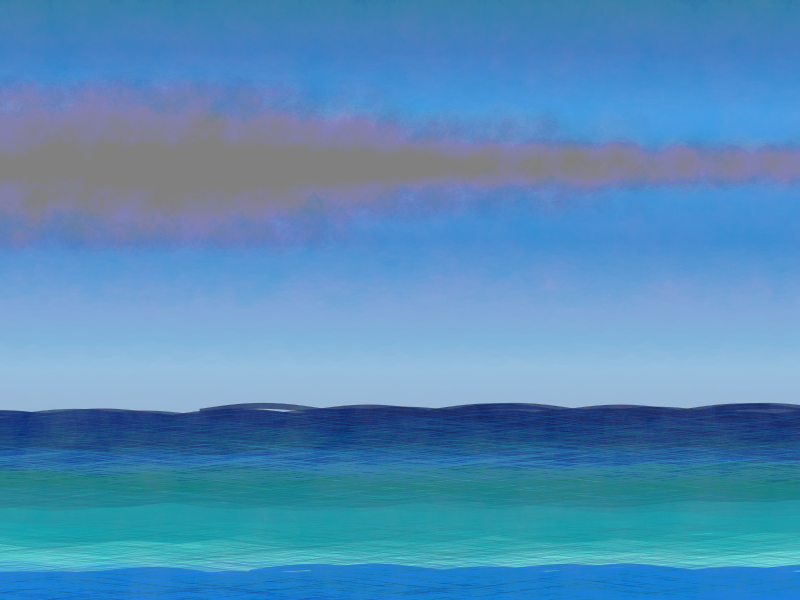

Generate this figure with R:
## ---- chunk 1
#=============================================================================#
#Lbrary Load-in----------------------------------------------------------------
#=============================================================================#
library(dplyr) #Data Wrangling
library(purrr) #List manipulation/iteration
library(ggplot2) #Plotting

#=============================================================================#
#Data Set-up-------------------------------------------------------------------
#=============================================================================#

#number of waves#
n = 1000

#Limits of the page#
xmin <- 0
xmax <- 20

ymin <- 0
ymax <- 10

#Color Options#
sky_colors <- colorRampPalette(c("#94A4C4", "#98BFDE", "#2C8ED1", "#2F9DE2", "#2063A5"))(n)

water_colors <- colorRampPalette(c("#016ADF", "#0086E0", "#57E2DD", "#00A7B2", "#1095A6", "#016074","#08389E", "#001247"))(n)


#Wave Compilation#
wave_part <- tibble(x = seq(xmin, xmax, length.out = n),
                   y = sin(x)/10) 

wavex <- rep_along(1:n, seq(-10,10, length.out = 100))
wavey <- seq(0,3, length.out = n)

wave_opts <- list(wavex,
                  wavey,
                  water_colors,
                  1:n)
#=============================================================================#
#Data Compilation--------------------------------------------------------------
#=============================================================================#
waves <- pmap_df(wave_opts, ~ wave_part |>
                   mutate(x = x + jitter(..1, amount = 3),
                          y = y + jitter(..2, amount = .2),
                          color = ..3,
                          group = paste0("wave_",..4)))

#Sky Data#
sky_slice <- tibble(x = seq(0,20, length.out = n),
                    y = 2.5)

skyy <- seq(0,8.5, length.out = n)

sky <- map2_df(skyy, sky_colors, ~sky_slice |>
                 mutate(y = y + .x,
                        color = .y,
                        group = "sky"))

#Cloud Data#
x_end <- c(5,11,20)
ybottom <- c(6,6.5,7)
ytop <- c(8.5,8,7.5)

cloud_opts <- list(x_end,ybottom,ytop)
cloud_box <- pmap_df(cloud_opts, ~tibble(x = seq(0,..1, length.out = 20),
                                         y = seq(..2, ..3, length.out = 20),
                                         group = "cloud") |>
                       expand.grid())

#Colors for clouds#
grays <- colorRampPalette(c("#666666", "#ffffff"))(nrow(cloud_box))

#Overall texture#
texture <- tibble(x= seq(xmin,xmax, length.out = 20),
                  y = seq(ymin,ymax, length.out = 20),
                  group = "texture") |>
  expand.grid()

#=============================================================================#
#Final Piece-------------------------------------------------------------------
#=============================================================================#
waves |>
  ggplot(aes(x,y, group = group))+
  theme_void()+
  geom_point(data = sky, 
             color = sky$color, 
             position = position_jitter(width = .4, height = .6), 
             size = sample(seq(.1,10, length.out = 25), nrow(sky), replace = TRUE))+
  geom_path(color = waves$color, 
            linewidth = 2, 
            alpha = .8)+
  geom_path(color = rev(waves$color), 
            linewidth = .1, 
            alpha = .2)+
  geom_point(data = cloud_box, 
             size = sample(seq(5,10, length.out = 30), nrow(cloud_box), replace = TRUE), 
             alpha = .01, position = position_jitter(width = 5, height = .1), 
             color = sample(grays)) +
  geom_point(data = texture, 
             size = sample(seq(10,20, length.out = 50), nrow(texture), replace = TRUE), 
             alpha = .002, color = "#ffffff", 
             position = position_jitter(width = .5, height = .4))+
  coord_cartesian(xlim = c(xmin,xmax),
                  ylim = c(ymin,ymax),
                  expand = FALSE)

#To save the output:
# ggsave("images/15.png",
#        dev = "png",
#        dpi = 300)
